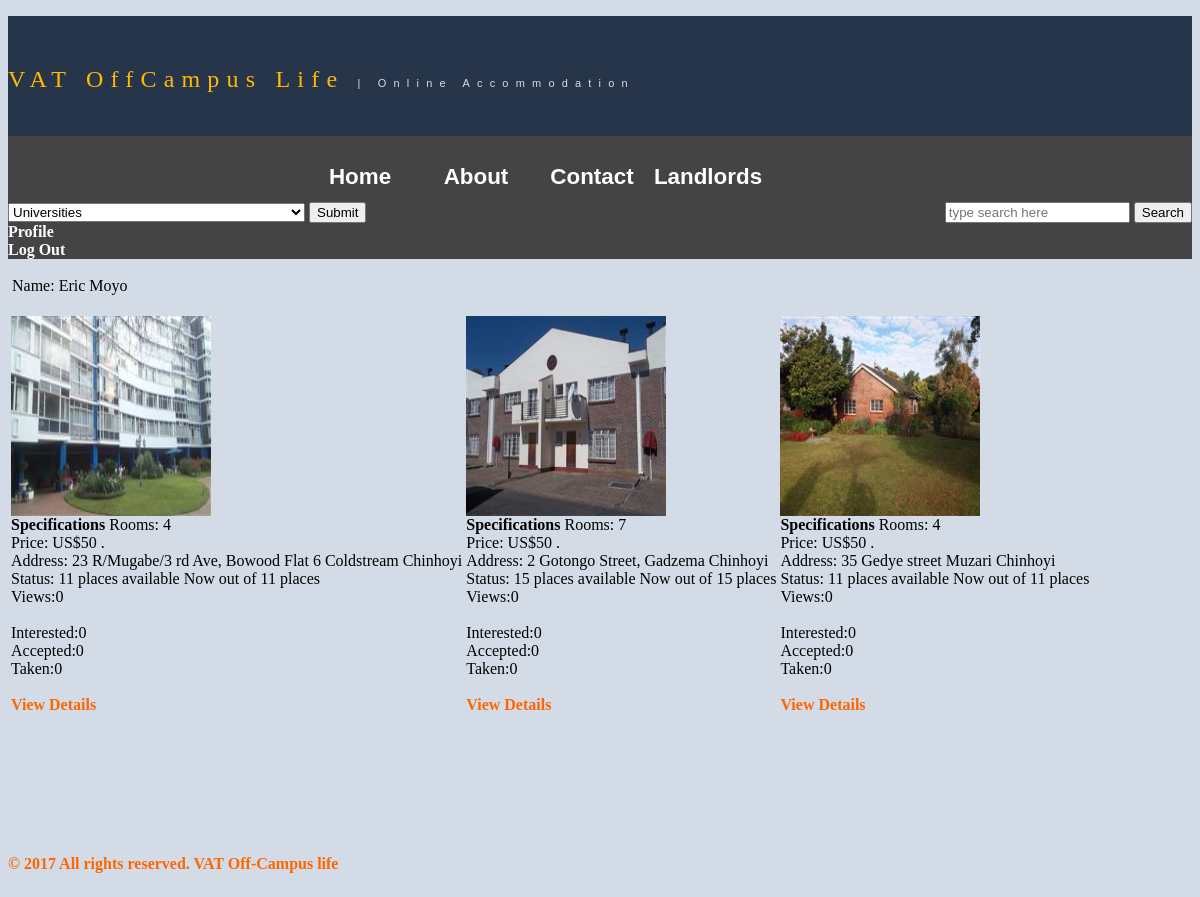
The page /profile.php?user_id=1 (signed in) on the database its author committed.
### tables this page shows
CREATE TABLE `people` (
  `id` int(11)  NOT NULL AUTO_INCREMENT ,
  `name` varchar(40) NOT NULL,
	`surname` varchar(40) NOT NULL,
	`username` varchar(40) NOT NULL,
	`password` varchar(32) NOT NULL,
	`landlord_student` varchar(10) NOT NULL,
	`sex` varchar(10) NULL,
	`college` varchar(100) NULL,
	`email` varchar(100) NOT NULL,
	`profile_image` varchar(255) NOT NULL,
	`age` INT(11) NULL, PRIMARY KEY (`id`)

);

CREATE TABLE `houses` (
	`id`	int(11) NOT NULL AUTO_INCREMENT,
	`address`	varchar(60) NOT NULL,
	`college`	varchar(100) NOT NULL,
	`rooms`	int(11) NOT NULL,
	`capacity`	int(11) NOT NULL,
	`occupied`	int(11) NOT NULL,
	`price`	double NOT NULL,
	`description`	text NOT NULL,
	`images`	varchar(255) NOT NULL,
	`landlord_id`	int(11) NOT NULL,
	`ecocash_name`	varchar(100) NOT NULL,
	`ecocash_number` varchar(25) NOT NULL, PRIMARY KEY (`id`)
);

### core.php (called while the page is built, shortened)
<?php
	function loggedin(){
		if(isset($_SESSION['user_id']) && !empty($_SESSION['user_id'])){
			return true;
		}else{
			return false;
		}
	}
	function views_count($house_id){
		global $conn;
		$query = "SELECT * FROM views_count WHERE house_id = $house_id";
		$query_run = mysqli_query($conn, $query);
		$views = $query_num_rows = mysqli_num_rows($query_run);
		return $views;
	}
	function query_profile_landlord($status){
		global $conn;
		global $user_id;
		global $house_ID;
		$query = "SELECT * FROM houses
				JOIN people_house ON houses.id = people_house.house_id
				JOIN people ON people_house.student_id = people.id
				WHERE status = '".$status
				."' AND houses.landlord_id =".mysqli_real_escape_string($conn, $user_id)
				." AND houses.id = $house_ID";
				$query_run = mysqli_query($conn, $query);
				if($query_run){
					$num_rows = mysqli_num_rows($query_run);
				}else{
					echo 'not cool';
				}
				return $num_rows;
	}
?>

### profile.php (the view, shortened to what this page needs)
<?php
include 'header.php';
?>
<?php
	if(isset($_GET['user_id']) && !empty($_GET['user_id'])){
		$user_id = htmlspecialchars($_GET['user_id']);
		$student_id = $user_id;
		$query = "SELECT * FROM people WHERE id = '".mysqli_real_escape_string($conn, $user_id)."'";
		$query_run = mysqli_query($conn, $query);
		if ($query_run){
			$result = mysqli_fetch_assoc($query_run);
			}else{
				echo 'query did not run';
			}
	}else{
		echo 'not logged in';
	}
	$college = $result['college'] ;
	$title = $result['name']." ".$result['surname'];
	$sex = $result['sex'];
	$age = $result['age'];
	$profile_image = $result['profile_image'];
	$landlord_student = $result['landlord_student'];
	if(loggedin()){
?>
			<br>&nbsp;Name: <?php echo $title; ?><br> &nbsp;
<?php
		if($landlord_student == 'Student' && $student_id == $user_id){
?>
			<table> <nav id="profiletabs">
				<ul class="clearfix">
				  <li><a href="profile.php?user_id=<?php echo $user_id;?>&status=" >Profile</a></li>
				  <li><a href="profile.php?user_id=<?php echo $user_id;?>&status=interested">Interested</a></li>
				  <li><a href="profile.php?user_id=<?php echo $user_id;?>&status=accept">Accepted</a></li>
				  <li><a href="profile.php?user_id=<?php echo $user_id;?>&status=taken">Taken</a></li>
				</ul>
			      </nav>
			      <?php
			if(isset($_GET['status']) && !empty($_GET['status'])){
				$stat = htmlspecialchars($_GET['status']);
				query_profile_student($stat,$user_id);
		        }else{
?>
					<td><br><a href="upload.php?user_id=<?php echo $user_id; ?>&image_src=<?php echo $profile_image; ?>">
			      		<div ><img src="<?php echo $profile_image; ?>" alt="profile picture" height="150" width="150" ></div></a></td><td>&nbsp;</td><td>&nbsp;</td><td>&nbsp;</td>
					<td>Status: <?php echo $landlord_student;?><br><br>
					College: <?php echo $college;?><br><br>
					Sex: <?php echo $sex;?><br><br>
					Age: <?php echo $age;?><br><br></td><td>&nbsp;</td><td>&nbsp;</td><td>&nbsp;</td>
				<tr>
<?php
			}
		}else if($landlord_student == 'Landlord'){
?>
		<table>	      <a href="upload.php?user_id=<?php echo $user_id; ?>&image_src=<?php echo $profile_image; ?>">
<?php				$house_IDs = array();
				$query_1 = "SELECT id FROM houses WHERE landlord_id = $user_id";
				$query_run_1 = mysqli_query($conn, $query_1);
				if($query_run_1){
					$query_num_rows_1 = mysqli_num_rows($query_run_1);
					if($query_num_rows_1 > 0){
						while($houses = mysqli_fetch_assoc($query_run_1)){
							$house_IDs [] = $houses['id'];
						}
					}else{
						echo 'NO results';
					}
				}else{
					echo 'query failed wo';
				}
				foreach($house_IDs as $house_ID){
					$query = "SELECT * FROM houses
					WHERE houses.landlord_id =".mysqli_real_escape_string($conn, $user_id)
					." AND houses.id = $house_ID";
					$query_run = mysqli_query($conn, $query);
					if($query_run){
						$numb_rows = mysqli_num_rows($query_run);
						if($numb_rows > 0){
								$result_house_people = mysqli_fetch_assoc($query_run);
						?>
								<td><div>
								<a href="house.php?id=<?php echo $result_house_people['id'];?>">
								<img src="<?php echo $result_house_people['images']; ?>" height="200" width="200" ><br></a>
								<strong>Specifications</strong>
								Rooms: <?php echo $result_house_people['rooms']; ?><br>
								Price: US$<?php echo $result_house_people['price']; ?> .<br>
								Address: <?php echo $result_house_people['address']; ?><br>
								Status: <?php echo ($result_house_people['capacity']-$result_house_people['occupied']); ?>
								 places available Now out of <?php echo $result_house_people['capacity']; ?> places <br>
								Views:<?php echo views_count($result_house_people['id']); ?><br><br>
								Interested:<?php echo query_profile_landlord('interested'); ?><br>
								Accepted:<?php echo query_profile_landlord('accept') ; ?><br>
								Taken:<?php echo query_profile_landlord('taken') ; ?><br><br>
								<a href="house.php?id=<?php echo $result_house_people['id'];?>">
								View Details </a><br>
								</div></td>
<?php
						}
					}else{
						echo 'not cool';
					}
				}echo"</tr>";
			}
		}
echo '<table><h1>&nbsp;</h1><h1>&nbsp;</h1>';
 include 'footer.php';
?>

### myhome.css (style rules this page uses)
a { color: #FF6600; font-weight:bold; text-decoration:none; }
img { max-width:100%; }

### rows shown on the page
people: title "Eric Moyo"
houses: images (picture), rooms "4", price "50", address "23 R/Mugabe/3 rd Ave, Bowood Flat 6 Coldstream Chinhoyi", capacity "11", id "0", query_profile_landlord "0"
houses: images (picture), rooms "7", price "50", address "2 Gotongo Street, Gadzema Chinhoyi", capacity "15", id "0", query_profile_landlord "0"
houses: images (picture), rooms "4", price "50", address "35 Gedye street Muzari Chinhoyi", capacity "11", id "0", query_profile_landlord "0"
